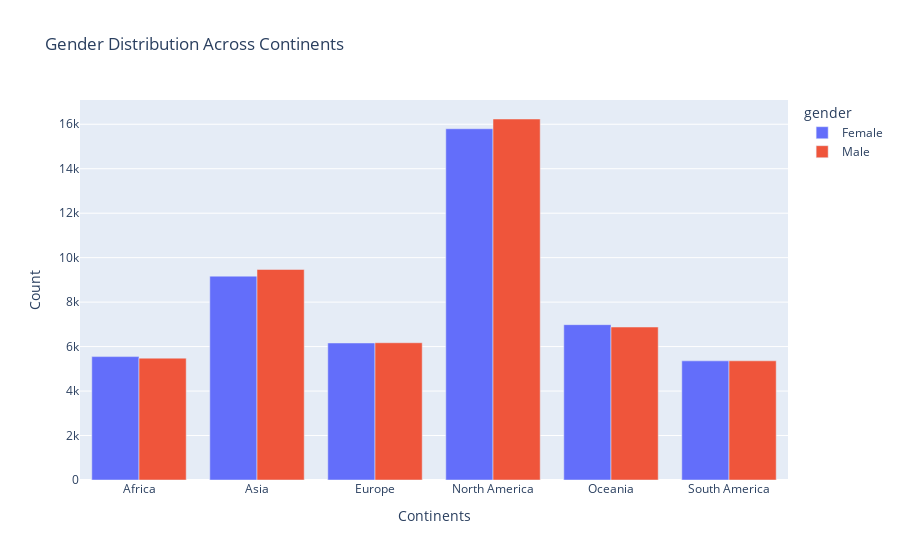

Notebook cell for this chart:
### Code cell
import plotly.express as px
import pandas as pd
df_grouped = airline.groupby(['continents', 'gender']).size().reset_index(name='count')
fig = px.bar(df_grouped, 
             x='continents', 
             y='count', 
             color='gender', 
             barmode='group', 
             title='Gender Distribution Across Continents')
fig.update_layout(xaxis_title='Continents', yaxis_title='Count')
fig.show()

### Figure 1 — Plotly figure (JSON) as saved in the notebook; plotly's stock layout.template omitted (floating-point values rounded to 4 significant figures)
{"data": [{"alignmentgroup": "True", "hovertemplate": "gender=Female<br>continents=%{x}<br>count=%{y}<extra></extra>", "legendgroup": "Female", "marker": {"color": "#636efa", "pattern": {"shape": ""}}, "name": "Female", "offsetgroup": "Female", "orientation": "v", "showlegend": true, "textposition": "auto", "type": "bar", "x": ["Africa", "Asia", "Europe", "North America", "Oceania", "South America"], "xaxis": "x", "y": [5550, 9168, 6162, 15797, 6986, 5358], "yaxis": "y"}, {"alignmentgroup": "True", "hovertemplate": "gender=Male<br>continents=%{x}<br>count=%{y}<extra></extra>", "legendgroup": "Male", "marker": {"color": "#EF553B", "pattern": {"shape": ""}}, "name": "Male", "offsetgroup": "Male", "orientation": "v", "showlegend": true, "textposition": "auto", "type": "bar", "x": ["Africa", "Asia", "Europe", "North America", "Oceania", "South America"], "xaxis": "x", "y": [5480, 9469, 6173, 16236, 6880, 5360], "yaxis": "y"}], "layout": {"autosize": true, "barmode": "group", "legend": {"title": {"text": "gender"}, "tracegroupgap": 0}, "title": {"text": "Gender Distribution Across Continents"}, "xaxis": {"anchor": "y", "autorange": true, "domain": [0, 1], "range": [-0.5, 5.5], "title": {"text": "Continents"}, "type": "category"}, "yaxis": {"anchor": "x", "autorange": true, "domain": [0, 1], "range": [0, 17090.0], "title": {"text": "Count"}, "type": "linear"}}}
